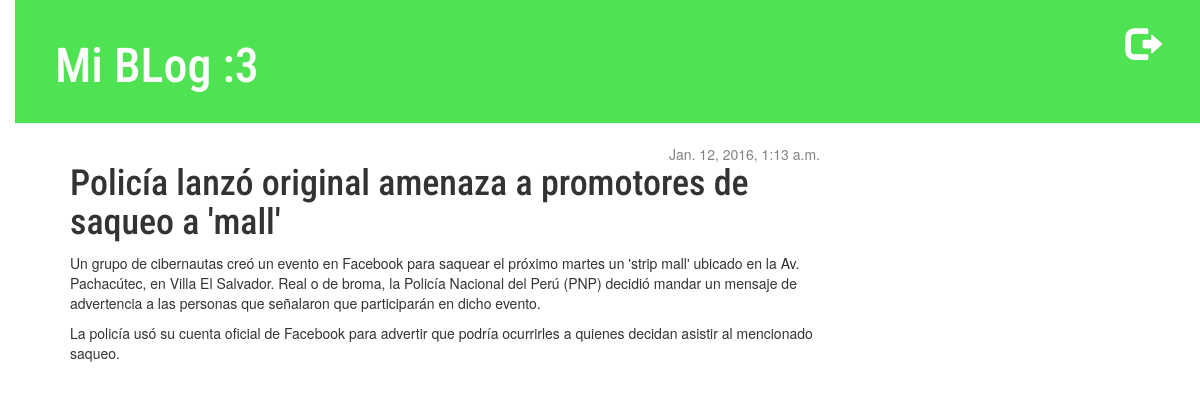
/post/5/, run on an earlier commit of the app's database.
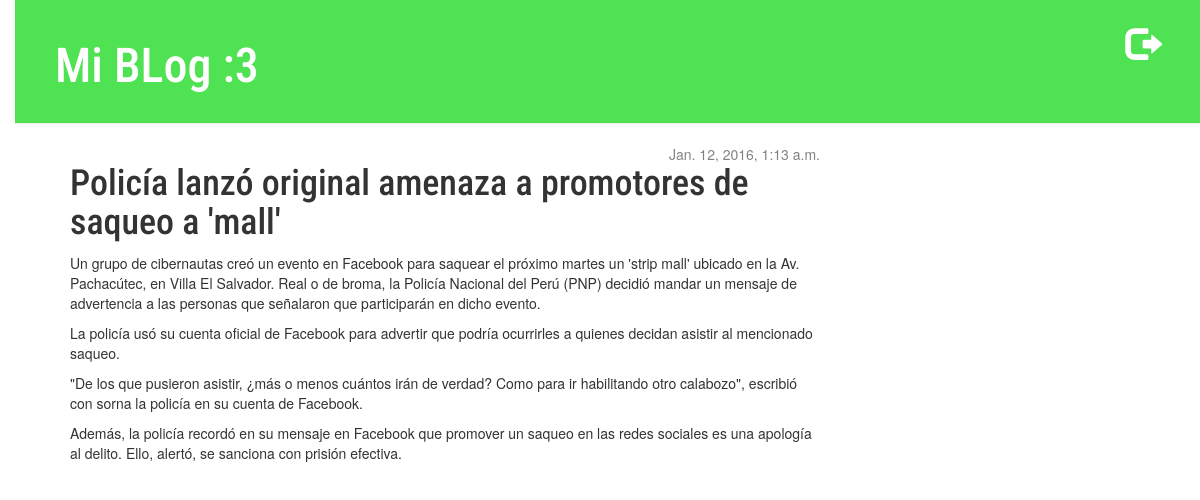
And on a later commit of the database.
### blog/models.py (models this page shows, shortened)
class Post(models.Model):
	autor=models.ForeignKey('auth.User')
	titulo=models.CharField(max_length=200)
	texto=models.TextField()
	creacion_fecha=models.DateTimeField(default=timezone.now)
	publicacion_fecha=models.DateTimeField(blank=True,null=True)

### blog/views.py (the view)
# urls.py: url(r'^post/(?P<post_pk>[0-9]+)/$', views.post_detalle,name='post_detalle'),
def post_detalle(request,post_pk):
	post=get_object_or_404(Post,pk=post_pk)
	return render(request, 'blog/post_detalle.html',{'post':post})

### blog/templates/blog/post_detalle.html (shortened to what this page needs)
{% extends 'blog/base.html' %}
    {% block content %}
        <div class="date">
	        {% if post.publicacion_fecha %}
	            {{ post.publicacion_fecha }}
	        {% else %}
	        	<a class="btn btn-default" href="{% url 'blog.views.post_publicar' post_pk=post.pk %}">publicar</a>
	        {% endif %}
        </div>
        <h1>{{ post.titulo }}</h1>
        <p>{{ post.texto|linebreaks }}</p>
    {% endblock %}

What changed in the data, as far as the page shows it:
changed Post "Policía lanzó original amenaza a promotores de saqueo a 'mall'": texto "…asistir al mencionado saqueo." → "…asistir al mencionado saqueo. \"De los que pusieron asistir, ¿más o menos cuántos irán de verdad? Como para ir habilitando otro calabozo\", escribió con sorna la policía en su cuenta de Facebook. Además, la policía recordó en su mensaje en Facebook que promover un saqueo en las redes sociales es una apología al delito. Ello, alertó, se sanciona con prisión efectiva."
